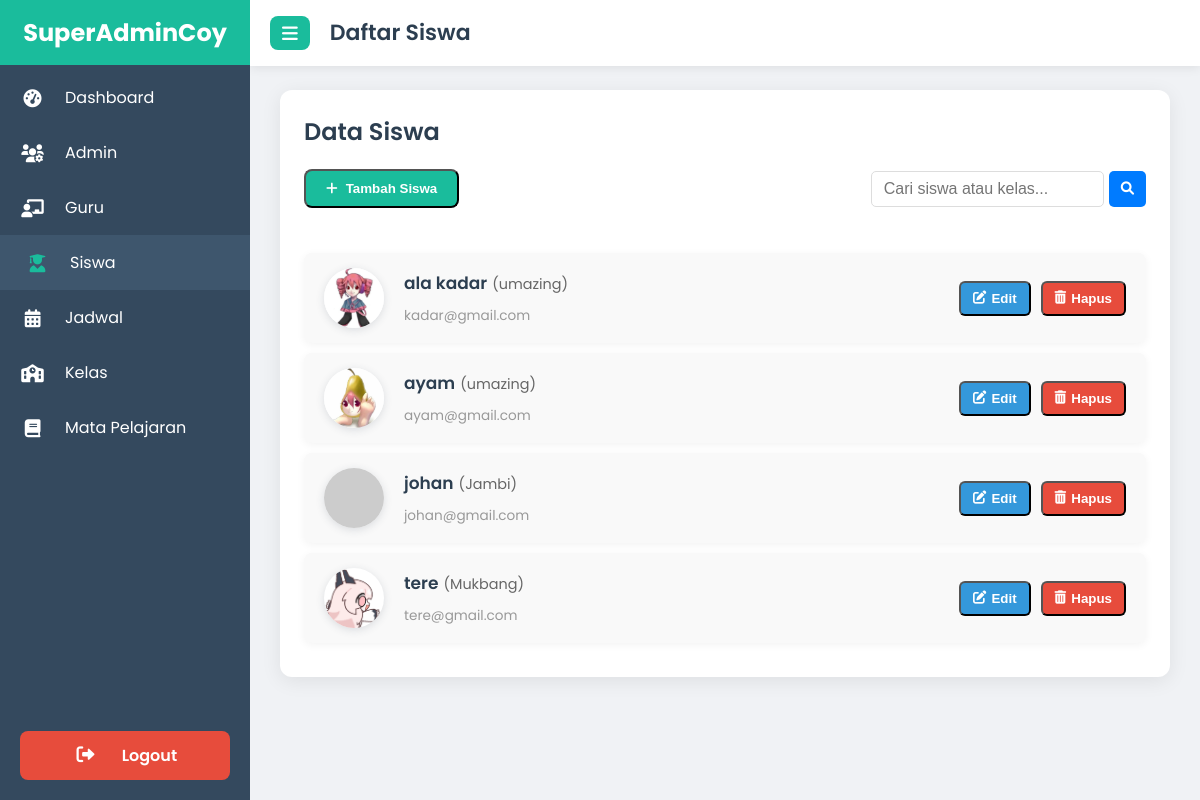
The app's page /superadmin/siswa/index.php (signed in), older data.
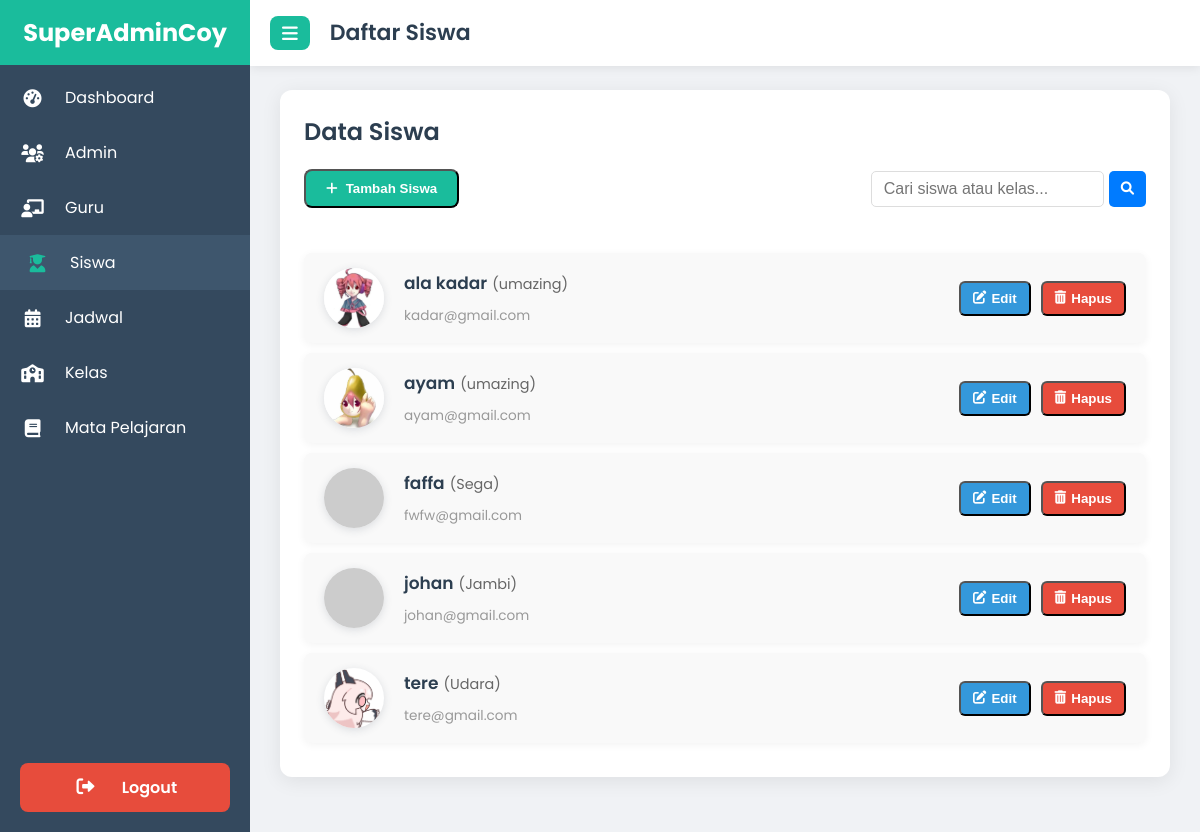
The same page, newer data.
### tables this page shows
CREATE TABLE `siswa` (
  `id` int(11) NOT NULL,
  `NIS` int(11) NOT NULL,
  `name` varchar(50) NOT NULL,
  `gender` enum('laki-laki','perempuan') NOT NULL,
  `dob` date NOT NULL,
  `photo` varchar(40) DEFAULT NULL,
  `no_hp` int(10) UNSIGNED NOT NULL,
  `email` varchar(50) DEFAULT NULL,
  `pass` varchar(255) DEFAULT NULL,
  `alamat` varchar(50) DEFAULT NULL,
  `admission_date` datetime NOT NULL,
  `class_id` int(11) DEFAULT NULL
);

CREATE TABLE `class` (
  `id` int(11) NOT NULL,
  `nama_kelas` varchar(50) NOT NULL,
  `teacher_id` int(11) NOT NULL,
  `photo` varchar(255) NOT NULL,
  `tahun_ajaran` varchar(20) NOT NULL,
  `deskripsi` text NOT NULL
);

### superadmin/siswa/index.php (the view, shortened to what the changed rows need)
<?php
require '../../koneksi.php';
$query = "
    SELECT
        siswa.*,
        class.nama_kelas,
        class.photo AS class_photo
    FROM
        siswa
    LEFT JOIN
        class ON siswa.class_id = class.id
";
$params = [];
$query .= " ORDER BY siswa.name ASC";
$stmt = $pdo->prepare($query);
$stmt->execute($params);
$siswalist = $stmt->fetchAll(PDO::FETCH_ASSOC);
?>
<!DOCTYPE html>
<html lang="id">
<head>
    <link href="https://cdnjs.cloudflare.com/ajax/libs/font-awesome/6.0.0-beta3/css/all.min.css" rel="stylesheet">
    <link rel="stylesheet" href="../../assets/admin.css">
</head>
<body>
    <div class="header" id="header">
        <h1>Daftar Siswa</h1>
    </div>
    <div class="content" id="mainContent">
        <div class="card">
            <h2>Data Siswa</h2>
            <ul class="siswa-list" id="siswa-list">
                <?php foreach ($siswalist as $siswa): ?>
                <li
                    data-nis="<?= htmlspecialchars($siswa['NIS']) ?>"
                    data-nama="<?= htmlspecialchars($siswa['name']) ?>"
                    data-gender="<?= htmlspecialchars($siswa['gender']) ?>"
                    data-dob="<?= htmlspecialchars($siswa['dob']) ?>"
                    data-nohp="<?= htmlspecialchars($siswa['no_hp']) ?>"
                    data-email="<?= htmlspecialchars($siswa['email']) ?>"
                    data-alamat="<?= htmlspecialchars($siswa['alamat']) ?>"
                    data-photo="<?= htmlspecialchars($siswa['photo']) ?>"
                    data-class-id="<?= htmlspecialchars($siswa['class_id']) ?>"
                >
                    <div class="siswa-info">
                        <img
                            src="../../uploads/siswa/<?= htmlspecialchars($siswa['photo']) ?>"
                            alt="Foto <?= htmlspecialchars($siswa['name']) ?>"
                            loading="lazy"
                            onerror="this.onerror=null;this.src='https://placehold.co/60x60/cccccc/333333?text=No+Foto';"
                        >
                        <div class="siswa-text">
                            <span class="siswa-nama"><?= htmlspecialchars($siswa['name']) ?></span>
                            <?php if (!empty($siswa['nama_kelas'])): ?>
                                <span class="siswa-kelas-nama"> (<?= htmlspecialchars($siswa['nama_kelas']) ?>)</span>
                            <?php endif; ?>
                            <span class="siswa-email"><?= htmlspecialchars($siswa['email']) ?></span>
                        </div>
                    </div>
                    <div class="siswa-actions">
                        <button class="action-link edit btn-edit">
                            <i class="fas fa-edit"></i> Edit
                        </button>
                        <button class="action-link delete btn-hapus" data-nis="<?= urlencode($siswa['NIS']) ?>">
                            <i class="fas fa-trash-alt"></i> Hapus
                        </button>
                    </div>
                </li>
                <?php endforeach; ?>
            </ul>
        </div>
    </div>
</body>
</html>

Row changes from the older to the newer data that the page shows:
added siswa: name "faffa", class.nama_kelas "Sega", email "fwfw@gmail.com"
changed through a linked row, siswa "tere": class.nama_kelas "Mukbang" → "Udara"
